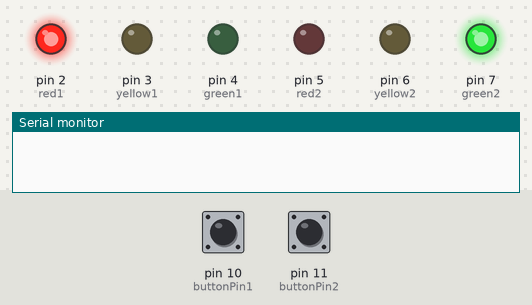
A sketch run on a simulated Arduino Uno, built with avr-gcc and run on an emulated ATmega328P. Shown: output pins drawn as LEDs (lit = HIGH), the last lines printed to the serial monitor. Inputs (shaded band) come from the test bench; at power-on: pin 11 (buttonPin2) HIGH, pin 10 (buttonPin1) HIGH.

Above: at 2.8 s.
2.9 s: pin 11 (buttonPin2) pulled LOW for 1.2 s
At 3.6 s:
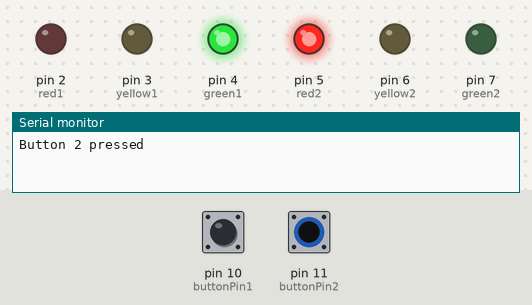
5.6 s: pin 11 (buttonPin2) pulled LOW for 3.2 s
10.3 s: pin 10 (buttonPin1) pulled LOW for 1.2 s
At 16.4 s:
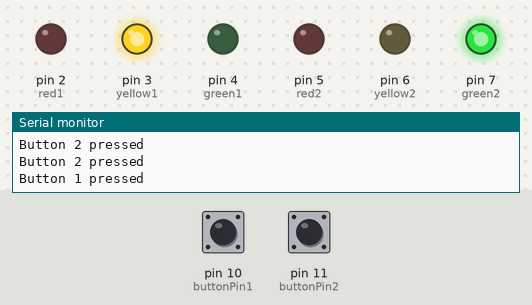
Timing chart, 0 to 49.5 s (numbered marks = the images above; inputs shaded):
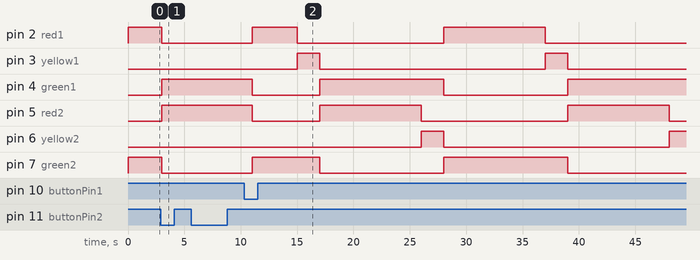

The sketch:

traffic_management.ino
```cpp
const int buttonPin1 = 10; // Button 1 connected to pin 10
const int buttonPin2 = 11; // Button 2 connected to pin 11
const int red1 = 2;
const int yellow1 = 3; // Yellow light for lane 1
const int green1 = 4;
const int red2 = 5;
const int yellow2 = 6; // Yellow light for lane 2
const int green2 = 7;

void setup() {
  Serial.begin(9600);
  pinMode(buttonPin1, INPUT_PULLUP); // Enable internal pull-up resistor for button 1
  pinMode(buttonPin2, INPUT_PULLUP); // Enable internal pull-up resistor for button 2
  pinMode(red1, OUTPUT);
  pinMode(yellow1, OUTPUT);
  pinMode(green1, OUTPUT);
  pinMode(red2, OUTPUT);
  pinMode(yellow2, OUTPUT);
  pinMode(green2, OUTPUT);
}

void loop() {

  int buttonState1 = digitalRead(buttonPin1); // Read state of button 1
  int buttonState2 = digitalRead(buttonPin2); // Read state of button 2
  // Lane 1: Red, Lane 2: Green
  digitalWrite(red1, HIGH);
  digitalWrite(yellow1, LOW);
  digitalWrite(green1, LOW);
  digitalWrite(red2, LOW);
  digitalWrite(yellow2, LOW);
  digitalWrite(green2, HIGH);
  for(int i=0;i<9;i++)
  {
  delay(1000);
  // Check if button 1 is pressed
    int buttonState1 = digitalRead(buttonPin1); // Read state of button 1
  int buttonState2 = digitalRead(buttonPin2); // Read state of button 2
  if (buttonState1 == LOW) {
    Serial.println("Button 1 pressed");
    // Add logic here to handle button 1 press
    digitalWrite(red2, LOW);
    digitalWrite(yellow1, LOW);
    digitalWrite(green2, HIGH);
    digitalWrite(red1, HIGH);
    digitalWrite(yellow2, LOW);
    digitalWrite(green1, LOW);
    delay(2000);
  }

  // Check if button 2 is pressed
  if (buttonState2 == LOW) {
    Serial.println("Button 2 pressed");
    // Add logic here to handle button 2 press
    digitalWrite(red1, LOW);
    digitalWrite(yellow1, LOW);
    digitalWrite(green1, HIGH);
    digitalWrite(red2, HIGH);
    digitalWrite(yellow2, LOW);
    digitalWrite(green2, LOW);
    delay(2000);
  }
  }


  // Lane 1: Yellow, Lane 2: Green
  digitalWrite(red1, LOW);
  digitalWrite(yellow1, HIGH);
  digitalWrite(green1, LOW);
  digitalWrite(red2, LOW);
  digitalWrite(yellow2, LOW);
  digitalWrite(green2, HIGH);
  // delay(10000); // 1 second delay for yellow

  for(int i=0;i<2;i++)
  {
  delay(1000);
  // Check if button 1 is pressed
    int buttonState1 = digitalRead(buttonPin1); // Read state of button 1
  int buttonState2 = digitalRead(buttonPin2); // Read state of button 2
  if (buttonState1 == LOW) {
    Serial.println("Button 1 pressed");
    // Add logic here to handle button 1 press
    digitalWrite(red2, LOW);
    digitalWrite(yellow1, LOW);
    digitalWrite(green2, HIGH);
    digitalWrite(red1, HIGH);
    digitalWrite(yellow2, LOW);
    digitalWrite(green1, LOW);
    delay(2000);
  }

  // Check if button 2 is pressed
  if (buttonState2 == LOW) {
    Serial.println("Button 2 pressed");
    // Add logic here to handle button 2 press
    digitalWrite(red1, LOW);
    digitalWrite(yellow1, LOW);
    digitalWrite(green1, HIGH);
    digitalWrite(red2, HIGH);
    digitalWrite(yellow2, LOW);
    digitalWrite(green2, LOW);
    delay(2000);
  }
  }


  // Lane 1: Green, Lane 2: Red
  digitalWrite(red1, LOW);
  digitalWrite(yellow1, LOW);
  digitalWrite(green1, HIGH);
  digitalWrite(red2, HIGH);
  digitalWrite(yellow2, LOW);
  digitalWrite(green2, LOW);
  // delay(10000); // 1 second delay for green

 for(int i=0;i<9;i++)
  {
  delay(1000);
    int buttonState1 = digitalRead(buttonPin1); // Read state of button 1
  int buttonState2 = digitalRead(buttonPin2); // Read state of button 2
  // Check if button 1 is pressed
  if (buttonState1 == LOW) {
    Serial.println("Button 1 pressed");
    // Add logic here to handle button 1 press
    digitalWrite(red2, LOW);
    digitalWrite(yellow1, LOW);
    digitalWrite(green2, HIGH);
    digitalWrite(red1, HIGH);
    digitalWrite(yellow2, LOW);
    digitalWrite(green1, LOW);
    delay(2000);
  }

  // Check if button 2 is pressed
  if (buttonState2 == LOW) {
    Serial.println("Button 2 pressed");
    // Add logic here to handle button 2 press
    digitalWrite(red1, LOW);
    digitalWrite(yellow1, LOW);
    digitalWrite(green1, HIGH);
    digitalWrite(red2, HIGH);
    digitalWrite(yellow2, LOW);
    digitalWrite(green2, LOW);
    delay(2000);
  }
  }


  // Lane 1: Green, Lane 2: Yellow
  digitalWrite(red1, LOW);
  digitalWrite(yellow1, LOW);
  digitalWrite(green1, HIGH);
  digitalWrite(red2, LOW);
  digitalWrite(yellow2, HIGH);
  digitalWrite(green2, LOW);
  // delay(10000); // 1 second delay for yellow

  for(int i=0;i<2;i++)
  {
  delay(1000);
    int buttonState1 = digitalRead(buttonPin1); // Read state of button 1
  int buttonState2 = digitalRead(buttonPin2); // Read state of button 2
  // Check if button 1 is pressed
  if (buttonState1 == LOW) {
    Serial.println("Button 1 pressed");
    // Add logic here to handle button 1 press
    digitalWrite(red2, LOW);
    digitalWrite(yellow1, LOW);
    digitalWrite(green2, HIGH);
    digitalWrite(red1, HIGH);
    digitalWrite(yellow2, LOW);
    digitalWrite(green1, LOW);
    delay(2000);
  }

  // Check if button 2 is pressed
  if (buttonState2 == LOW) {
    Serial.println("Button 2 pressed");
    // Add logic here to handle button 2 press
    digitalWrite(red1, LOW);
    digitalWrite(yellow1, LOW);
    digitalWrite(green1, HIGH);
    digitalWrite(red2, HIGH);
    digitalWrite(yellow2, LOW);
    digitalWrite(green2, LOW);
    delay(2000);
  }
  }

}
```

Measured:
- after the input at 2.9 s, pin 2 (red1), pin 7 (green2): HIGH → LOW after 0.10 s; pin 4 (green1), pin 5 (red2): LOW → HIGH after 0.10 s
- by itself, pin 3 (yellow1): alternates HIGH for 2.0 s and LOW for 20.0 s
